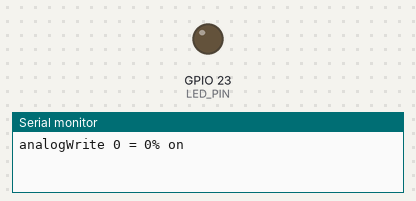
Bench run of a sketch on a simulated ESP32. Shown: output pins drawn as LEDs (lit = HIGH), the last lines printed to the serial monitor.

Above: at 0.05 s.
At 4.0 s:
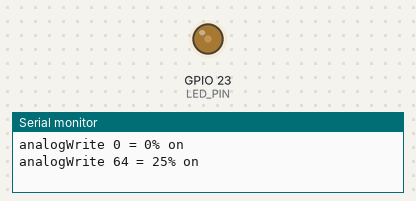
At 6.0 s:
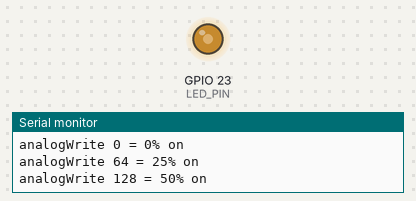
At 8.0 s:
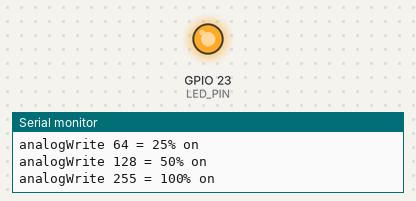
Timing chart, 0 to 10.4 s (numbered marks = the images above):
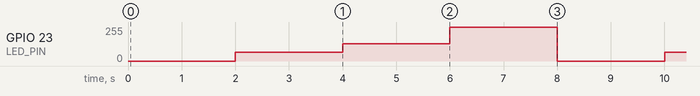

Measured:
- by itself, GPIO 23 (LED_PIN): repeats every 8.0 s: 128/255 2.0 s, 255/255 2.0 s, 0/255 2.0 s, 64/255 2.0 s

The sketch:

pwm_levels.ino
```cpp
// ESP32 From Zero - Episode 5: PWM levels
// Red LED on GPIO 23 (episode 3 circuit). analogWrite(pin, 0..255) sets the brightness.
// What it does: the LED steps 0% -> 25% -> 50% -> 100%, two seconds each, and prints every step.
// (A multimeter on the LED pin shows the average voltage of each step.)

const int LED_PIN = 23;        // the red LED's pin

void setup() {
  pinMode(LED_PIN, OUTPUT);    // we drive this pin
  Serial.begin(115200);        // so we can print to the Serial Monitor
}

// Our own function. "value" is the number we hand it each time we call it (0..255).
// It sets the brightness, prints what it did, and holds that level for 2 seconds.
void showLevel(int value) {
  analogWrite(LED_PIN, value);       // 0 = always off, 255 = always on, in between = dimmer or brighter
  Serial.print("analogWrite ");
  Serial.print(value);
  Serial.print(" = ");
  Serial.print(value * 100 / 255);   // the same value as a percentage
  Serial.println("% on");
  delay(2000);                       // keep this level for 2 seconds
}

void loop() {
  showLevel(0);     // off
  showLevel(64);    // about 25%
  showLevel(128);   // about 50%
  showLevel(255);   // fully on
}                   // then loop() starts again from the top
```
